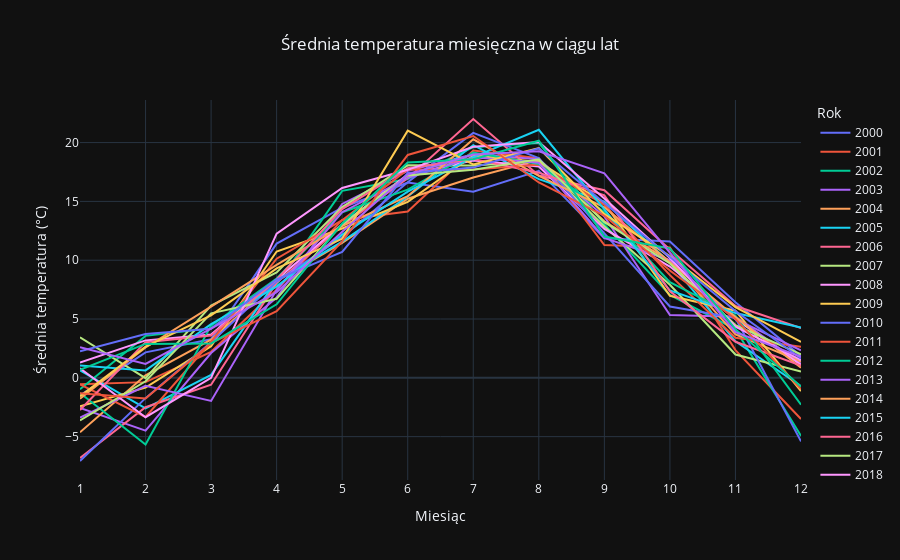

This figure's notebook cell:
### Code cell
# Sprawdzenie i raportowanie zduplikowanych oraz brakujących wartości
print("Liczba zduplikowanych wierszy:", df.duplicated().sum())
print("Liczba brakujących wartości:", df.isnull().sum().sum())

# Obsługa duplikatów
df = df.drop_duplicates()

# Obsługa brakujących wartości, jeśli istnieją. W tym miejscu usuwamy wiersze z brakującymi wartościami, ale można je również wypełnić.
df = df.dropna()

# Informacja po czyszczeniu danych
print("Kształt danych po czyszczeniu:", df.shape)

# Tworzenie wykresu
fig = px.line(df, x='Month', y='AvgTemp', color='Year',
              title='Średnia temperatura miesięczna w ciągu lat',
              labels={
                  'Month': 'Miesiąc',
                  'AvgTemp': 'Średnia temperatura (°C)',
                  'Year': 'Rok'
              })

# Poprawa czytelności wykresu i wycentrowanie tytułu
fig.update_layout(title_x=0.5,
                  xaxis=dict(tickmode='array', tickvals=list(range(1, 13)))#,
                  # xaxis_title='Miesiąc',
                  # yaxis_title='Średnia temperatura (°C)'
                  )

# Wyświetlenie wykresu
fig.show()

### Figure 1 — Plotly figure (JSON) as saved in the notebook; plotly's stock layout.template omitted (floating-point values rounded to 4 significant figures)
{"data": [{"hovertemplate": "Rok=2000<br>Miesiąc=%{x}<br>Średnia temperatura (°C)=%{y}<extra></extra>", "legendgroup": "2000", "line": {"color": "#636efa", "dash": "solid"}, "marker": {"symbol": "circle"}, "mode": "lines", "name": "2000", "orientation": "v", "showlegend": true, "x": [1, 2, 3, 4, 5, 6, 7, 8, 9, 10, 11, 12], "xaxis": "x", "y": [-1.506, 2.165, 3.275, 11.41, 14.46, 16.61, 15.82, 17.6, 11.87, 11.6, 6.431, 1.843], "yaxis": "y", "type": "scatter"}, {"hovertemplate": "Rok=2001<br>Miesiąc=%{x}<br>Średnia temperatura (°C)=%{y}<extra></extra>", "legendgroup": "2001", "line": {"color": "#EF553B", "dash": "solid"}, "marker": {"symbol": "circle"}, "mode": "lines", "name": "2001", "orientation": "v", "showlegend": true, "x": [1, 2, 3, 4, 5, 6, 7, 8, 9, 10, 11, 12], "xaxis": "x", "y": [-0.5468, -0.3664, 2.208, 7.487, 13.43, 14.15, 19.33, 18.67, 11.28, 11.08, 2.354, -3.496], "yaxis": "y", "type": "scatter"}, {"hovertemplate": "Rok=2002<br>Miesiąc=%{x}<br>Średnia temperatura (°C)=%{y}<extra></extra>", "legendgroup": "2002", "line": {"color": "#00cc96", "dash": "solid"}, "marker": {"symbol": "circle"}, "mode": "lines", "name": "2002", "orientation": "v", "showlegend": true, "x": [1, 2, 3, 4, 5, 6, 7, 8, 9, 10, 11, 12], "xaxis": "x", "y": [-0.9691, 3.566, 4.202, 7.938, 15.9, 16.9, 19.61, 19.97, 13.04, 7.044, 4.122, -4.935], "yaxis": "y", "type": "scatter"}, {"hovertemplate": "Rok=2003<br>Miesiąc=%{x}<br>Średnia temperatura (°C)=%{y}<extra></extra>", "legendgroup": "2003", "line": {"color": "#ab63fa", "dash": "solid"}, "marker": {"symbol": "circle"}, "mode": "lines", "name": "2003", "orientation": "v", "showlegend": true, "x": [1, 2, 3, 4, 5, 6, 7, 8, 9, 10, 11, 12], "xaxis": "x", "y": [-2.551, -4.488, 2.108, 6.826, 14.79, 17.6, 19.01, 18.59, 13.71, 5.34, 5.187, 1.198], "yaxis": "y", "type": "scatter"}, {"hovertemplate": "Rok=2004<br>Miesiąc=%{x}<br>Średnia temperatura (°C)=%{y}<extra></extra>", "legendgroup": "2004", "line": {"color": "#FFA15A", "dash": "solid"}, "marker": {"symbol": "circle"}, "mode": "lines", "name": "2004", "orientation": "v", "showlegend": true, "x": [1, 2, 3, 4, 5, 6, 7, 8, 9, 10, 11, 12], "xaxis": "x", "y": [-4.634, 0.2115, 3.24, 8.211, 11.48, 15.23, 17.03, 18.51, 13.31, 9.928, 3.693, 1.371], "yaxis": "y", "type": "scatter"}, {"hovertemplate": "Rok=2005<br>Miesiąc=%{x}<br>Średnia temperatura (°C)=%{y}<extra></extra>", "legendgroup": "2005", "line": {"color": "#19d3f3", "dash": "solid"}, "marker": {"symbol": "circle"}, "mode": "lines", "name": "2005", "orientation": "v", "showlegend": true, "x": [1, 2, 3, 4, 5, 6, 7, 8, 9, 10, 11, 12], "xaxis": "x", "y": [0.6356, -2.605, 0.2463, 8.268, 11.59, 15.42, 19.79, 16.89, 14.98, 9.789, 3.102, -0.7069], "yaxis": "y", "type": "scatter"}, {"hovertemplate": "Rok=2006<br>Miesiąc=%{x}<br>Średnia temperatura (°C)=%{y}<extra></extra>", "legendgroup": "2006", "line": {"color": "#FF6692", "dash": "solid"}, "marker": {"symbol": "circle"}, "mode": "lines", "name": "2006", "orientation": "v", "showlegend": true, "x": [1, 2, 3, 4, 5, 6, 7, 8, 9, 10, 11, 12], "xaxis": "x", "y": [-6.81, -2.501, -0.583, 8.088, 12.93, 16.96, 22.01, 17.2, 15.95, 10.9, 6.104, 4.229], "yaxis": "y", "type": "scatter"}, {"hovertemplate": "Rok=2007<br>Miesiąc=%{x}<br>Średnia temperatura (°C)=%{y}<extra></extra>", "legendgroup": "2007", "line": {"color": "#B6E880", "dash": "solid"}, "marker": {"symbol": "circle"}, "mode": "lines", "name": "2007", "orientation": "v", "showlegend": true, "x": [1, 2, 3, 4, 5, 6, 7, 8, 9, 10, 11, 12], "xaxis": "x", "y": [3.451, -0.02522, 6.146, 8.96, 14.52, 18.07, 18.05, 18.4, 12.87, 7.912, 1.985, 0.5398], "yaxis": "y", "type": "scatter"}, {"hovertemplate": "Rok=2008<br>Miesiąc=%{x}<br>Średnia temperatura (°C)=%{y}<extra></extra>", "legendgroup": "2008", "line": {"color": "#FF97FF", "dash": "solid"}, "marker": {"symbol": "circle"}, "mode": "lines", "name": "2008", "orientation": "v", "showlegend": true, "x": [1, 2, 3, 4, 5, 6, 7, 8, 9, 10, 11, 12], "xaxis": "x", "y": [1.289, 3.183, 3.681, 8.355, 13.06, 17.3, 18.48, 17.96, 12.66, 9.464, 5.015, 1.098], "yaxis": "y", "type": "scatter"}, {"hovertemplate": "Rok=2009<br>Miesiąc=%{x}<br>Średnia temperatura (°C)=%{y}<extra></extra>", "legendgroup": "2009", "line": {"color": "#FECB52", "dash": "solid"}, "marker": {"symbol": "circle"}, "mode": "lines", "name": "2009", "orientation": "v", "showlegend": true, "x": [1, 2, 3, 4, 5, 6, 7, 8, 9, 10, 11, 12], "xaxis": "x", "y": [-2.427, -0.8324, 2.688, 10.74, 12.7, 14.96, 18.9, 18.36, 14.85, 6.97, 5.709, -1.125], "yaxis": "y", "type": "scatter"}, {"hovertemplate": "Rok=2010<br>Miesiąc=%{x}<br>Średnia temperatura (°C)=%{y}<extra></extra>", "legendgroup": "2010", "line": {"color": "#636efa", "dash": "solid"}, "marker": {"symbol": "circle"}, "mode": "lines", "name": "2010", "orientation": "v", "showlegend": true, "x": [1, 2, 3, 4, 5, 6, 7, 8, 9, 10, 11, 12], "xaxis": "x", "y": [-7.072, -1.726, 3.017, 8.179, 11.95, 16.63, 20.82, 18.68, 12.28, 6.064, 5.09, -5.404], "yaxis": "y", "type": "scatter"}, {"hovertemplate": "Rok=2011<br>Miesiąc=%{x}<br>Średnia temperatura (°C)=%{y}<extra></extra>", "legendgroup": "2011", "line": {"color": "#EF553B", "dash": "solid"}, "marker": {"symbol": "circle"}, "mode": "lines", "name": "2011", "orientation": "v", "showlegend": true, "x": [1, 2, 3, 4, 5, 6, 7, 8, 9, 10, 11, 12], "xaxis": "x", "y": [-0.5477, -3.328, 3.048, 10.13, 13.4, 17.71, 17.72, 18.13, 14.71, 8.729, 3.406, 2.642], "yaxis": "y", "type": "scatter"}, {"hovertemplate": "Rok=2012<br>Miesiąc=%{x}<br>Średnia temperatura (°C)=%{y}<extra></extra>", "legendgroup": "2012", "line": {"color": "#00cc96", "dash": "solid"}, "marker": {"symbol": "circle"}, "mode": "lines", "name": "2012", "orientation": "v", "showlegend": true, "x": [1, 2, 3, 4, 5, 6, 7, 8, 9, 10, 11, 12], "xaxis": "x", "y": [-1.294, -5.667, 4.443, 8.445, 14.08, 16.0, 19.15, 18.17, 14.1, 8.135, 5.282, -2.291], "yaxis": "y", "type": "scatter"}, {"hovertemplate": "Rok=2013<br>Miesiąc=%{x}<br>Średnia temperatura (°C)=%{y}<extra></extra>", "legendgroup": "2013", "line": {"color": "#ab63fa", "dash": "solid"}, "marker": {"symbol": "circle"}, "mode": "lines", "name": "2013", "orientation": "v", "showlegend": true, "x": [1, 2, 3, 4, 5, 6, 7, 8, 9, 10, 11, 12], "xaxis": "x", "y": [-3.392, -0.6726, -1.964, 7.484, 14.08, 17.0, 18.76, 18.29, 11.9, 10.0, 4.986, 2.334], "yaxis": "y", "type": "scatter"}, {"hovertemplate": "Rok=2014<br>Miesiąc=%{x}<br>Średnia temperatura (°C)=%{y}<extra></extra>", "legendgroup": "2014", "line": {"color": "#FFA15A", "dash": "solid"}, "marker": {"symbol": "circle"}, "mode": "lines", "name": "2014", "orientation": "v", "showlegend": true, "x": [1, 2, 3, 4, 5, 6, 7, 8, 9, 10, 11, 12], "xaxis": "x", "y": [-1.775, 2.582, 6.046, 9.601, 12.91, 15.44, 20.28, 17.17, 14.5, 9.842, 5.172, 0.8574], "yaxis": "y", "type": "scatter"}, {"hovertemplate": "Rok=2015<br>Miesiąc=%{x}<br>Średnia temperatura (°C)=%{y}<extra></extra>", "legendgroup": "2015", "line": {"color": "#19d3f3", "dash": "solid"}, "marker": {"symbol": "circle"}, "mode": "lines", "name": "2015", "orientation": "v", "showlegend": true, "x": [1, 2, 3, 4, 5, 6, 7, 8, 9, 10, 11, 12], "xaxis": "x", "y": [1.058, 0.6314, 4.563, 7.752, 12.17, 15.83, 18.77, 21.09, 14.32, 7.423, 5.505, 4.272], "yaxis": "y", "type": "scatter"}, {"hovertemplate": "Rok=2016<br>Miesiąc=%{x}<br>Średnia temperatura (°C)=%{y}<extra></extra>", "legendgroup": "2016", "line": {"color": "#FF6692", "dash": "solid"}, "marker": {"symbol": "circle"}, "mode": "lines", "name": "2016", "orientation": "v", "showlegend": true, "x": [1, 2, 3, 4, 5, 6, 7, 8, 9, 10, 11, 12], "xaxis": "x", "y": [-2.739, 3.034, 3.594, 8.357, 14.35, 17.83, 18.61, 17.44, 15.51, 7.353, 3.063, 1.04], "yaxis": "y", "type": "scatter"}, {"hovertemplate": "Rok=2017<br>Miesiąc=%{x}<br>Średnia temperatura (°C)=%{y}<extra></extra>", "legendgroup": "2017", "line": {"color": "#B6E880", "dash": "solid"}, "marker": {"symbol": "circle"}, "mode": "lines", "name": "2017", "orientation": "v", "showlegend": true, "x": [1, 2, 3, 4, 5, 6, 7, 8, 9, 10, 11, 12], "xaxis": "x", "y": [-3.624, -0.2925, 5.479, 6.724, 13.06, 17.21, 17.69, 18.59, 13.23, 9.721, 4.488, 1.986], "yaxis": "y", "type": "scatter"}, {"hovertemplate": "Rok=2018<br>Miesiąc=%{x}<br>Średnia temperatura (°C)=%{y}<extra></extra>", "legendgroup": "2018", "line": {"color": "#FF97FF", "dash": "solid"}, "marker": {"symbol": "circle"}, "mode": "lines", "name": "2018", "orientation": "v", "showlegend": true, "x": [1, 2, 3, 4, 5, 6, 7, 8, 9, 10, 11, 12], "xaxis": "x", "y": [0.8199, -3.35, -0.005589, 12.26, 16.14, 17.68, 19.64, 20.05, 15.25, 10.19, 4.358, 1.497], "yaxis": "y", "type": "scatter"}, {"hovertemplate": "Rok=2019<br>Miesiąc=%{x}<br>Średnia temperatura (°C)=%{y}<extra></extra>", "legendgroup": "2019", "line": {"color": "#FECB52", "dash": "solid"}, "marker": {"symbol": "circle"}, "mode": "lines", "name": "2019", "orientation": "v", "showlegend": true, "x": [1, 2, 3, 4, 5, 6, 7, 8, 9, 10, 11, 12], "xaxis": "x", "y": [-1.575, 2.65, 5.308, 9.3, 11.82, 21.01, 18.14, 19.54, 13.91, 10.35, 6.011, 3.05], "yaxis": "y", "type": "scatter"}, {"hovertemplate": "Rok=2020<br>Miesiąc=%{x}<br>Średnia temperatura (°C)=%{y}<extra></extra>", "legendgroup": "2020", "line": {"color": "#636efa", "dash": "solid"}, "marker": {"symbol": "circle"}, "mode": "lines", "name": "2020", "orientation": "v", "showlegend": true, "x": [1, 2, 3, 4, 5, 6, 7, 8, 9, 10, 11, 12], "xaxis": "x", "y": [2.261, 3.728, 4.177, 8.373, 10.71, 17.41, 17.87, 19.51, 14.86, 10.27, 5.676, 1.642], "yaxis": "y", "type": "scatter"}, {"hovertemplate": "Rok=2021<br>Miesiąc=%{x}<br>Średnia temperatura (°C)=%{y}<extra></extra>", "legendgroup": "2021", "line": {"color": "#EF553B", "dash": "solid"}, "marker": {"symbol": "circle"}, "mode": "lines", "name": "2021", "orientation": "v", "showlegend": true, "x": [1, 2, 3, 4, 5, 6, 7, 8, 9, 10, 11, 12], "xaxis": "x", "y": [-1.306, -1.749, 2.945, 5.663, 11.6, 18.95, 20.56, 16.61, 13.78, 9.125, 5.009, -0.96], "yaxis": "y", "type": "scatter"}, {"hovertemplate": "Rok=2022<br>Miesiąc=%{x}<br>Średnia temperatura (°C)=%{y}<extra></extra>", "legendgroup": "2022", "line": {"color": "#00cc96", "dash": "solid"}, "marker": {"symbol": "circle"}, "mode": "lines", "name": "2022", "orientation": "v", "showlegend": true, "x": [1, 2, 3, 4, 5, 6, 7, 8, 9, 10, 11, 12], "xaxis": "x", "y": [0.67, 2.882, 2.92, 6.252, 13.13, 18.31, 18.59, 20.16, 12.01, 11.01, 4.138, -0.7412], "yaxis": "y", "type": "scatter"}, {"hovertemplate": "Rok=2023<br>Miesiąc=%{x}<br>Średnia temperatura (°C)=%{y}<extra></extra>", "legendgroup": "2023", "line": {"color": "#ab63fa", "dash": "solid"}, "marker": {"symbol": "circle"}, "mode": "lines", "name": "2023", "orientation": "v", "showlegend": true, "x": [1, 2, 3, 4, 5, 6, 7, 8, 9, 10, 11, 12], "xaxis": "x", "y": [2.597, 1.182, 4.178, 7.282, 12.42, 17.28, 18.99, 19.27, 17.38, 10.67, 3.874, 1.778], "yaxis": "y", "type": "scatter"}], "layout": {"xaxis": {"anchor": "y", "domain": [0.0, 1.0], "title": {"text": "Miesiąc"}, "tickmode": "array", "tickvals": [1, 2, 3, 4, 5, 6, 7, 8, 9, 10, 11, 12]}, "yaxis": {"anchor": "x", "domain": [0.0, 1.0], "title": {"text": "Średnia temperatura (°C)"}}, "legend": {"title": {"text": "Rok"}, "tracegroupgap": 0}, "title": {"text": "Średnia temperatura miesięczna w ciągu lat", "x": 0.5}}}
